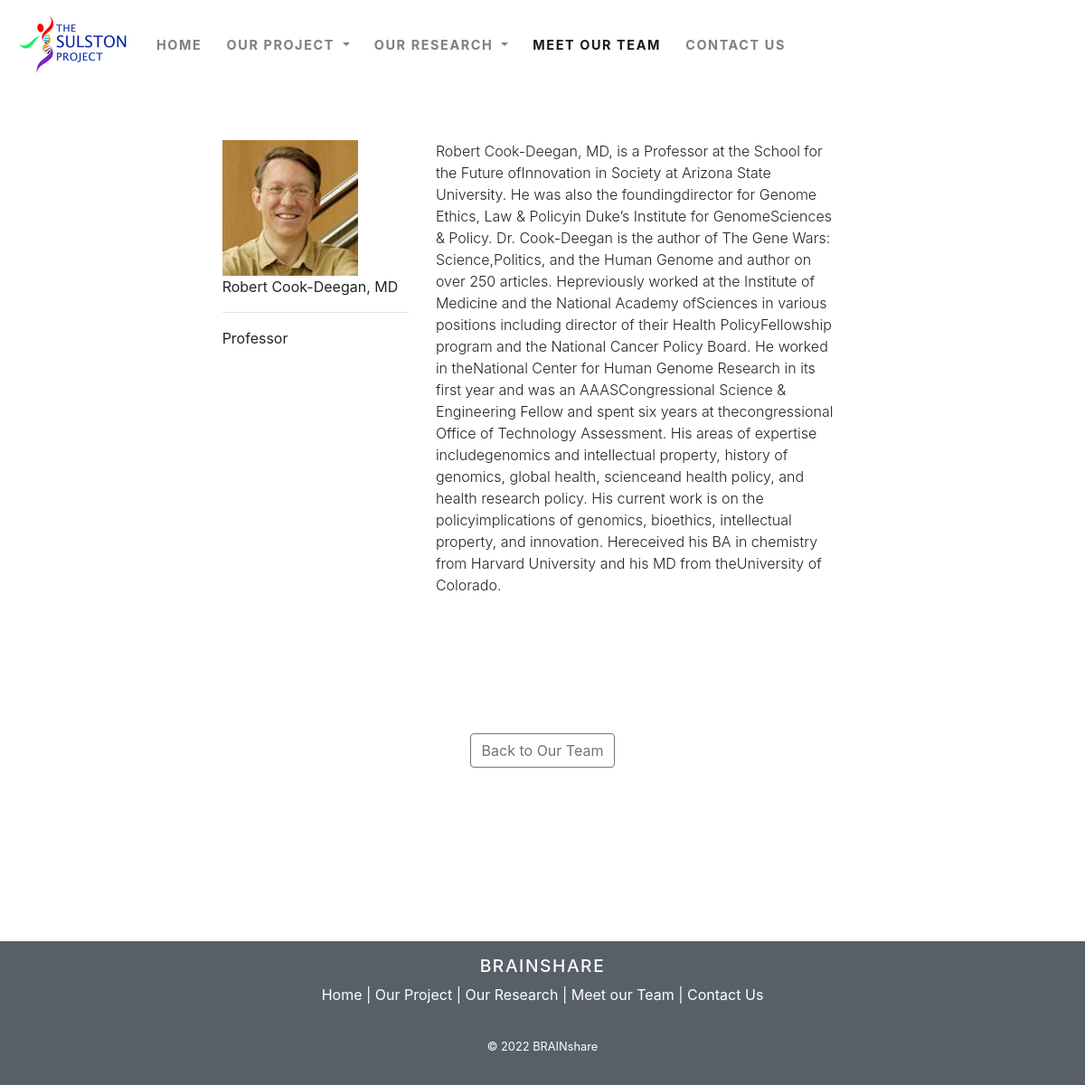
The app's page /team/co_principal/1 with its own data.
### bio/models.py (models this page shows)
class Co_Principal_Investigators(models.Model):
    name = models.CharField(max_length=255)
    profession = models.TextField(default="")
    place = models.CharField(max_length=255, blank=True, default="")
    bio = models.TextField()
    image = models.CharField(max_length=50)

### bio/views.py (the view)
# urls.py: path('co_principal/<int:id>', views.Co_Principal_Investigators_bio, name = "Co_Principal_Investigators_bio"),
def Co_Principal_Investigators_bio(request, id):
    post = Co_Principal_Investigators.objects.all().filter(id = id)
    context = {
        "posts": post,
    }
    return render(request, 'bio.html', context)

### bio/templates/bio.html (shortened to what this page needs)
{% extends "base.html" %}
{% block page_content %}
{% load static %}
<!DOCTYPE html>
<html lang="en">
<head>
</head>
<nav class="navbar navbar-expand-lg navbar-light bg-light" id = "nav1" >
	<a class="navbar-brand" href="{% url 'hello_world' %}"><img src="{% static 'logo.png' %}"></a>
	<div class="collapse navbar-collapse" id="navbarSupportedContent">
	  <ul class="navbar-nav mr-auto">
		<li class="nav-item">
		  <a class="nav-link" href="{% url 'hello_world' %}">Home</a>
		</li>
		<li class="nav-item dropdown">
		  <a class="nav-link dropdown-toggle" href="{% url 'about'%}" id="navbarDropdown" role="button" data-toggle="dropdown" aria-haspopup="true" aria-expanded="false">
			Our Project
		  </a>
		</li>
		<li class="nav-item dropdown">
		  <a class="nav-link dropdown-toggle" href="#" id="navbarDropdown" role="button" data-toggle="dropdown" aria-haspopup="true" aria-expanded="false">
		   Our Research
		  </a>
		</li>
		<li class="nav-item active">
		  <a class="nav-link" href="{% url 'bio' %}">Meet Our Team</a>
		</li>
		<li class="nav-item ">
		  <a class="nav-link" href="{% url 'contact' %}">contact us</a>
		</li>
	  </ul>
	</div>
</nav>
<body>
<div class ="row container-fluid">
    {% for investigator in posts%}
    <div class = "offset-md-1 col-md-10 clients" >
      <div class = "row narrow">
          <div class= "col-md-4">
      <img src= "{% static investigator.image %}">
            <br>
            {{ investigator.name}}
            <hr>
            {{ investigator.profession}}
            <br><br>
          </div>
          <div class= "col-md-8 lead body-p">
           <p>{{ investigator.bio}} </p>
          </div>
      </div>
    </div>
    {% endfor %}
    </div>
    <div style="padding-bottom:2rem; padding-top: 2rem;" class = "text-center"><a  style = "margin-top: 2rem; margin-top: 5rem; margin-bottom: 10rem;" class="btn btn-outline-secondary" href = "{% url 'bio'%} ">Back to Our Team</a></div></div>
</body>
</html>
{% endblock %}

### static/style.css (style rules this page uses)
@media (min-width: 276px) { body { font-size: .6rem; } }
@media (min-width: 276px) { .body-p p { font-size: 0.6rem; } }
@media (min-width: 276px) { .clients img { width: 80px; height: 80px; } }
@media (min-width: 276px) { .narrow { width: 96%; margin: 0rem auto; padding-top: 2rem; } }
@media (min-width: 576px) { body { font-size: .6rem; } }
@media (min-width: 576px) { .body-p p { font-size: 0.6rem; } }
@media (min-width: 576px) { .clients img { width: 80px; height: 80px; } }
@media (min-width: 576px) { .narrow { width: 90%; margin: 0rem auto; padding-top: 2rem; } }
@media (min-width: 768px) { body { font-size: .8rem; } }
@media (min-width: 768px) { .body-p p { font-size: 0.8rem; } }
@media (min-width: 768px) { .clients img { width: 100px; height: 100px; } }
@media (min-width: 768px) { .narrow { width: 75%; margin: 1.5rem auto; padding-top: 2rem; } }
@media (min-width: 992px) { body { font-size: .8rem; } }
@media (min-width: 992px) { .body-p p { font-size: 0.8rem; } }
@media (min-width: 992px) { .clients img { width: 120px; height: 120px; } }
@media (min-width: 992px) { .narrow { width: 75%; margin: 1.5rem auto; padding-top: 2rem; } }
@media (min-width: 1200px) { body { font-size: 1rem; } }
@media (min-width: 1200px) { .body-p p { font-size: 1rem; } }
@media (min-width: 1200px) { .clients img { width: 150px; height: 150px; } }
@media (min-width: 1200px) { .narrow { width: 75%; margin: 1.5rem auto; padding-top: 2rem; } }
* { scroll-behavior: smooth; }
.navbar { text-transform: uppercase; font-weight: 700; font-size: .9rem; letter-spacing: .1rem; background-color: white!important; }
.navbar-nav li { padding-right: .7rem; }
.clients img { object-fit: cover; }

### static/fixed.css (style rules this page uses)
body, html { height: 100%; }

### records on screen
Co_Principal_Investigators: image (picture), name "Robert Cook-Deegan, MD", profession "Professor", bio "Robert Cook-Deegan, MD, is a Professor at the School for the Future ofInnovation in Society at Arizona State University. He was also the foundingdirector for Genome Ethics, Law & Policyin Duke’s Institute for GenomeSciences & Policy. Dr. Cook-Deegan is the author of The Gene Wars: Science,Politics, and the Human Genome and author on over 250 articles. Hepreviously worked at the Institute of Medicine and the National Academy ofSciences in various positions including director of their Health PolicyFellowship program and the National Cancer Policy Board. He worked in theNational Center for Human Genome Research in its first year and was an AAASCongressional Science & Engineering Fellow and…"
